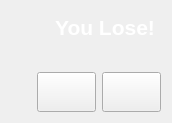
<?xml version="1.0" encoding="UTF-8"?>
<ui version="4.0">
 <class>MinesFailureDialog</class>
 <widget class="QDialog" name="MinesFailureDialog">
  <property name="geometry">
   <rect>
    <x>0</x>
    <y>0</y>
    <width>172</width>
    <height>123</height>
   </rect>
  </property>
  <property name="windowTitle">
   <string>Dialog</string>
  </property>
  <layout class="QVBoxLayout" name="verticalLayout">
   <item>
    <layout class="QHBoxLayout" name="horizontalLayout">
     <item>
      <widget class="QLabel" name="label">
       <property name="sizePolicy">
        <sizepolicy hsizetype="Fixed" vsizetype="Fixed">
         <horstretch>0</horstretch>
         <verstretch>0</verstretch>
        </sizepolicy>
       </property>
       <property name="minimumSize">
        <size>
         <width>32</width>
         <height>32</height>
        </size>
       </property>
       <property name="maximumSize">
        <size>
         <width>32</width>
         <height>32</height>
        </size>
       </property>
       <property name="text">
        <string/>
       </property>
       <property name="pixmap">
        <pixmap resource="img.qrc">:/img/freehand_funny_skull.png</pixmap>
       </property>
      </widget>
     </item>
     <item>
      <widget class="QLabel" name="label_2">
       <property name="font">
        <font>
         <family>Arial</family>
         <pointsize>16</pointsize>
         <weight>75</weight>
         <bold>true</bold>
        </font>
       </property>
       <property name="styleSheet">
        <string notr="true">color:#ffffff</string>
       </property>
       <property name="text">
        <string>You Lose!</string>
       </property>
       <property name="alignment">
        <set>Qt::AlignCenter</set>
       </property>
      </widget>
     </item>
    </layout>
   </item>
   <item>
    <widget class="QLabel" name="label_quote">
     <property name="styleSheet">
      <string notr="true">color:#ffffff</string>
     </property>
     <property name="text">
      <string/>
     </property>
    </widget>
   </item>
   <item>
    <layout class="QHBoxLayout" name="horizontalLayout_2">
     <item>
      <spacer name="horizontalSpacer_4">
       <property name="orientation">
        <enum>Qt::Horizontal</enum>
       </property>
       <property name="sizeHint" stdset="0">
        <size>
         <width>40</width>
         <height>20</height>
        </size>
       </property>
      </spacer>
     </item>
     <item>
      <widget class="QPushButton" name="pushButton_replay">
       <property name="minimumSize">
        <size>
         <width>0</width>
         <height>40</height>
        </size>
       </property>
       <property name="maximumSize">
        <size>
         <width>16777215</width>
         <height>40</height>
        </size>
       </property>
       <property name="font">
        <font>
         <family>Arial</family>
         <pointsize>14</pointsize>
         <weight>75</weight>
         <bold>true</bold>
        </font>
       </property>
       <property name="focusPolicy">
        <enum>Qt::NoFocus</enum>
       </property>
       <property name="styleSheet">
        <string notr="true">color:#ffffff</string>
       </property>
       <property name="text">
        <string/>
       </property>
       <property name="icon">
        <iconset resource="img.qrc">
         <normaloff>:/img/view-refresh.png</normaloff>:/img/view-refresh.png</iconset>
       </property>
       <property name="iconSize">
        <size>
         <width>28</width>
         <height>28</height>
        </size>
       </property>
      </widget>
     </item>
     <item>
      <widget class="QPushButton" name="pushButton_cancel">
       <property name="minimumSize">
        <size>
         <width>0</width>
         <height>40</height>
        </size>
       </property>
       <property name="maximumSize">
        <size>
         <width>16777215</width>
         <height>40</height>
        </size>
       </property>
       <property name="font">
        <font>
         <family>Arial</family>
         <pointsize>14</pointsize>
         <weight>75</weight>
         <bold>true</bold>
        </font>
       </property>
       <property name="focusPolicy">
        <enum>Qt::NoFocus</enum>
       </property>
       <property name="styleSheet">
        <string notr="true">color:#ffffff</string>
       </property>
       <property name="text">
        <string/>
       </property>
       <property name="icon">
        <iconset resource="img.qrc">
         <normaloff>:/img/dialog-cancel.png</normaloff>:/img/dialog-cancel.png</iconset>
       </property>
       <property name="iconSize">
        <size>
         <width>28</width>
         <height>28</height>
        </size>
       </property>
      </widget>
     </item>
    </layout>
   </item>
  </layout>
 </widget>
 <resources>
  <include location="img.qrc"/>
 </resources>
 <connections/>
</ui>
